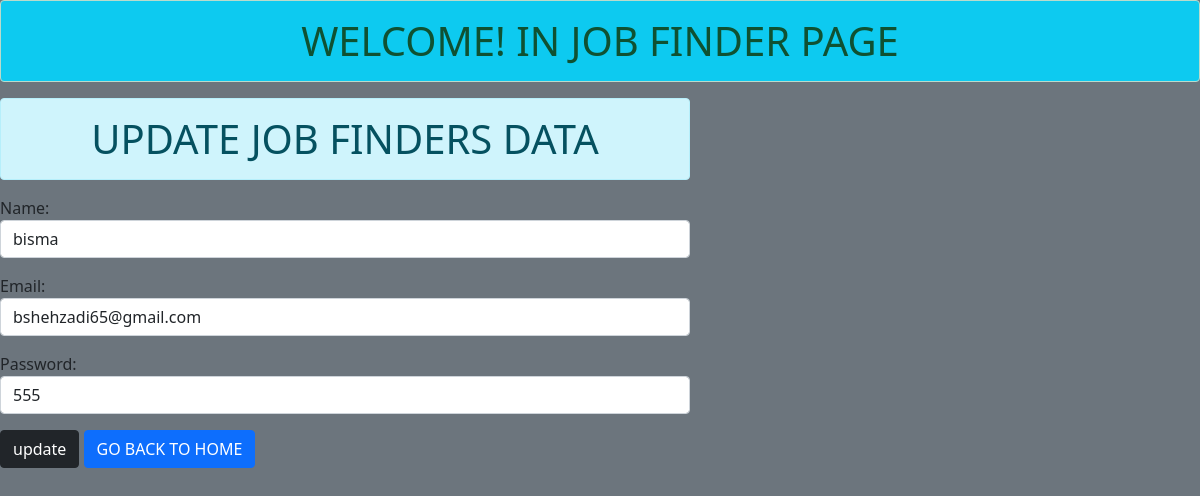
Screenshot of /update/6/ with the database file from the repository.
### app/models.py (models this page shows)
class My_Model(models.Model):
    name = models.CharField(max_length = 150)
    email = models.CharField(max_length = 150)
    password = models.CharField(max_length = 150)

### app/views.py (the view)
# urls.py: path('update/<int:id>/',views.update,name='update'),
def update(request,id):
    if request.method=='POST':
        sm = My_Model.objects.get(pk=id)
        fm = My_Form(request.POST,instance=sm)
        if fm.is_valid():
            fm.save()
            fm = My_Form()
    else:
        sm = My_Model.objects.get(pk=id)
        fm = My_Form(instance=sm)
    return render(request,'update.html',{'form':fm})

### app/forms.py
class My_Form(forms.ModelForm):
    class Meta:
        model = My_Model
        fields = ['name','email','password']
        widgets = {
            'name':forms.TextInput(attrs={'class':'form-control'}),
            'email':forms.TextInput(attrs={'class':'form-control'}),
            'password':forms.TextInput(attrs={'class':'form-control'}),
        }

### templates/update.html (shortened to what this page needs)
{% extends 'base.html' %}
{% block bisma %}
<div class="row">
<div class="col-sm-7">
<h1 class="alert alert-info text-center">UPDATE JOB FINDERS DATA</h1>
<form action="" method="POST">
{{form.as_p}}
<button type="submit" class="btn btn-dark">update</button>
<a href="{% url 'add' %}" class="btn btn-primary">GO BACK TO HOME</a>
</form>
</div>
</div>
{% endblock bisma %}

### rows the page displays
My_Model: name "bisma", email "bshehzadi65@gmail.com", password "555"
